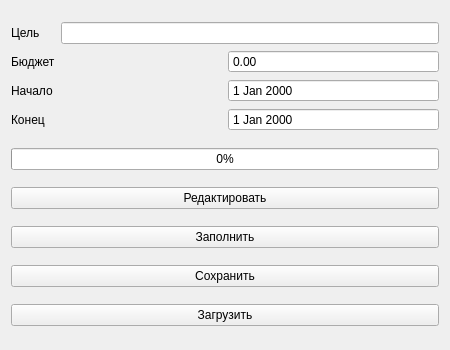
<?xml version="1.0" encoding="UTF-8"?>
<ui version="4.0">
 <class>CampaignForm</class>
 <widget class="QWidget" name="CampaignForm">
  <property name="geometry">
   <rect>
    <x>0</x>
    <y>0</y>
    <width>450</width>
    <height>350</height>
   </rect>
  </property>
  <property name="minimumSize">
   <size>
    <width>450</width>
    <height>350</height>
   </size>
  </property>
  <property name="maximumSize">
   <size>
    <width>450</width>
    <height>350</height>
   </size>
  </property>
  <property name="windowTitle">
   <string>Form</string>
  </property>
  <layout class="QVBoxLayout" name="verticalLayout_2">
   <item>
    <layout class="QVBoxLayout" name="verticalLayout">
     <item>
      <layout class="QHBoxLayout" name="horizontalLayout">
       <property name="spacing">
        <number>21</number>
       </property>
       <item>
        <widget class="QLabel" name="goalLabel">
         <property name="text">
          <string>Цель</string>
         </property>
        </widget>
       </item>
       <item>
        <widget class="QLineEdit" name="lineEdit">
         <property name="readOnly">
          <bool>true</bool>
         </property>
        </widget>
       </item>
      </layout>
     </item>
     <item>
      <layout class="QHBoxLayout" name="horizontalLayout_2">
       <item>
        <widget class="QLabel" name="budgetLabel">
         <property name="text">
          <string>Бюджет</string>
         </property>
        </widget>
       </item>
       <item>
        <widget class="QDoubleSpinBox" name="doubleSpinBox">
         <property name="readOnly">
          <bool>true</bool>
         </property>
         <property name="buttonSymbols">
          <enum>QAbstractSpinBox::NoButtons</enum>
         </property>
         <property name="maximum">
          <double>1000000000000000048346692115553659057528394845890514255872.000000000000000</double>
         </property>
        </widget>
       </item>
      </layout>
     </item>
     <item>
      <layout class="QHBoxLayout" name="horizontalLayout_3">
       <item>
        <widget class="QLabel" name="startLabel">
         <property name="text">
          <string>Начало</string>
         </property>
        </widget>
       </item>
       <item>
        <widget class="QDateEdit" name="dateEdit">
         <property name="readOnly">
          <bool>true</bool>
         </property>
         <property name="buttonSymbols">
          <enum>QAbstractSpinBox::NoButtons</enum>
         </property>
        </widget>
       </item>
      </layout>
     </item>
     <item>
      <layout class="QHBoxLayout" name="horizontalLayout_4">
       <item>
        <widget class="QLabel" name="endLabel">
         <property name="text">
          <string>Конец</string>
         </property>
        </widget>
       </item>
       <item>
        <widget class="QDateEdit" name="dateEdit_2">
         <property name="readOnly">
          <bool>true</bool>
         </property>
         <property name="buttonSymbols">
          <enum>QAbstractSpinBox::NoButtons</enum>
         </property>
        </widget>
       </item>
      </layout>
     </item>
    </layout>
   </item>
   <item>
    <widget class="QProgressBar" name="progressBar">
     <property name="value">
      <number>0</number>
     </property>
    </widget>
   </item>
   <item>
    <widget class="QPushButton" name="pushButton_2">
     <property name="text">
      <string>Редактировать</string>
     </property>
    </widget>
   </item>
   <item>
    <widget class="QPushButton" name="pushButton">
     <property name="text">
      <string>Заполнить</string>
     </property>
    </widget>
   </item>
   <item>
    <widget class="QPushButton" name="save">
     <property name="text">
      <string>Сохранить</string>
     </property>
    </widget>
   </item>
   <item>
    <widget class="QPushButton" name="load">
     <property name="text">
      <string>Загрузить</string>
     </property>
    </widget>
   </item>
  </layout>
 </widget>
 <resources/>
 <connections/>
</ui>
